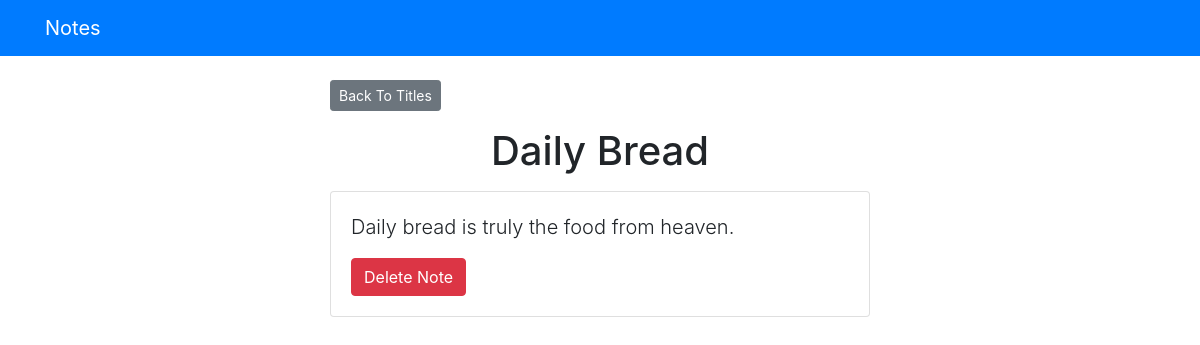
The page /notes/1 on the database as committed earlier.
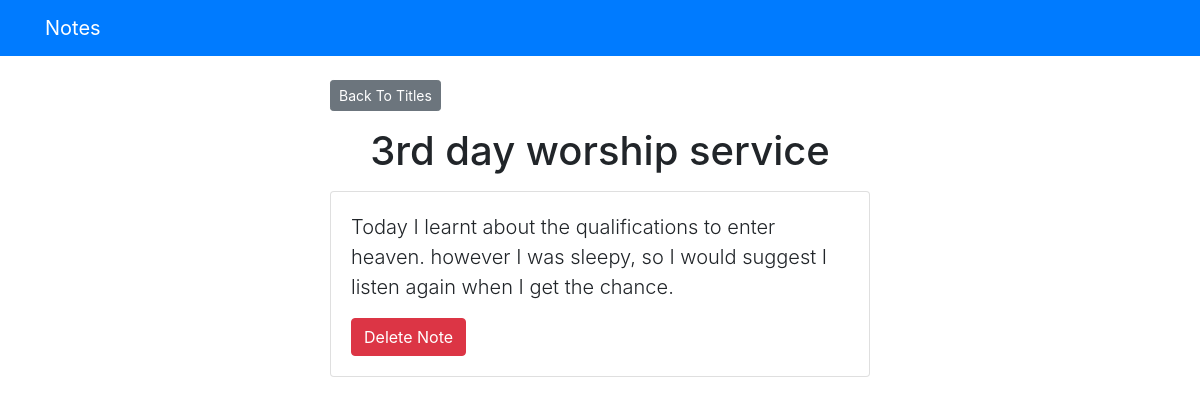
The same page on the database as committed later.
### notes/models.py (models this page shows, shortened)
class Title(models.Model):
    title_text = models.CharField(max_length=200)
    pub_date = models.DateTimeField("Date published")

class Body(models.Model):
    title = models.OneToOneField(Title, on_delete=models.CASCADE)
    body_text = models.TextField()

### notes/views.py (the view)
# urls.py: path('<int:title_id>', views.detail, name='detail'),
def detail(request, title_id):
    title = get_object_or_404(Title, pk=title_id)
    body = title.body
    return render(request, "notes/detail.html", {"title": title, "body": body})

### notes/templates/notes/detail.html (shortened to what this page needs)
{% extends 'base.html' %}
{% block content %}
<a class="btn btn-secondary btn-sm mb-3" href="{% url 'notes:index' %}">Back To Titles</a>
<h1 class="text-center mb-3">{{ title.title_text }}</h1>
<div class="card mb-3">
        <div class="card-body">
          <p class="lead">{{ body.body_text }}</p>
          <form action="{% url 'notes:delete' title.id %}" method="post">
            <button type="submit" class="btn btn-danger">Delete Note</button>
          </form>
        </div>
</div>
{% endblock %}

### notes/templates/base.html (shortened to what this page needs)
<!DOCTYPE html>
<html lang="en">
  <head>
    <link
      rel="stylesheet"
      href="https://stackpath.bootstrapcdn.com/bootstrap/4.3.1/css/bootstrap.min.css"
    />
  </head>
  <body>
    {% include 'partials/_navbar.html' %}
    <div class="container">
      <div class="row">
        <div class="col-md-6 m-auto">
          {% block content %}{% endblock %}
        </div>
      </div>
    </div>
  </body>
</html>

### notes/templates/partials/_navbar.html
<nav class="navbar navbar-dark bg-primary mb-4">
	<div class="container">
		<a class="navbar-brand" href="/">Notes</a>
	</div>
</nav>

Rows that differ between the two databases and show on the page:
changed Title: title_text "Daily Bread" → "3rd day worship service"
changed Body: body_text "Daily bread is truly the food from heaven." → "Today I learnt about the qualifications to enter heaven. however I was sleepy, so I would suggest I listen again when I get the chance."
